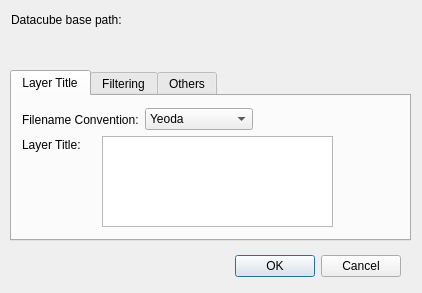
<?xml version="1.0" encoding="UTF-8"?>
<ui version="4.0">
 <class>YeodaDCLoaderDialogBase</class>
 <widget class="QDialog" name="YeodaDCLoaderDialogBase">
  <property name="geometry">
   <rect>
    <x>0</x>
    <y>0</y>
    <width>422</width>
    <height>293</height>
   </rect>
  </property>
  <property name="windowTitle">
   <string>Yeoda Datacube Loader</string>
  </property>
  <widget class="QDialogButtonBox" name="button_box">
   <property name="geometry">
    <rect>
     <x>0</x>
     <y>250</y>
     <width>401</width>
     <height>32</height>
    </rect>
   </property>
   <property name="orientation">
    <enum>Qt::Horizontal</enum>
   </property>
   <property name="standardButtons">
    <set>QDialogButtonBox::Cancel|QDialogButtonBox::Ok</set>
   </property>
  </widget>
  <widget class="QLabel" name="label">
   <property name="geometry">
    <rect>
     <x>11</x>
     <y>11</y>
     <width>139</width>
     <height>17</height>
    </rect>
   </property>
   <property name="text">
    <string>Datacube base path:</string>
   </property>
  </widget>
  <widget class="QgsFileWidget" name="basepathFW">
   <property name="geometry">
    <rect>
     <x>10</x>
     <y>30</y>
     <width>391</width>
     <height>31</height>
    </rect>
   </property>
   <property name="dialogTitle">
    <string>Open Datacube base filepath</string>
   </property>
   <property name="storageMode">
    <enum>QgsFileWidget::GetDirectory</enum>
   </property>
  </widget>
  <widget class="QTabWidget" name="tabWidget">
   <property name="geometry">
    <rect>
     <x>10</x>
     <y>70</y>
     <width>401</width>
     <height>171</height>
    </rect>
   </property>
   <property name="currentIndex">
    <number>0</number>
   </property>
   <widget class="QWidget" name="tab">
    <attribute name="title">
     <string>Layer Title</string>
    </attribute>
    <widget class="QWidget" name="layoutWidget">
     <property name="geometry">
      <rect>
       <x>10</x>
       <y>10</y>
       <width>231</width>
       <height>27</height>
      </rect>
     </property>
     <layout class="QHBoxLayout" name="horizontalLayout_2">
      <item>
       <widget class="QLabel" name="label_2">
        <property name="text">
         <string>Filename Convention:</string>
        </property>
       </widget>
      </item>
      <item>
       <widget class="QComboBox" name="namingSchemeCB">
        <property name="toolTip">
         <string>not yet implemented, yeoda fn only</string>
        </property>
        <property name="currentText">
         <string notr="true">Yeoda</string>
        </property>
        <item>
         <property name="text">
          <string>Yeoda</string>
         </property>
        </item>
        <item>
         <property name="text">
          <string>ACube</string>
         </property>
        </item>
        <item>
         <property name="text">
          <string>BMon</string>
         </property>
        </item>
        <item>
         <property name="text">
          <string>EODR</string>
         </property>
        </item>
        <item>
         <property name="text">
          <string>SGRT</string>
         </property>
        </item>
       </widget>
      </item>
     </layout>
    </widget>
    <widget class="QListWidget" name="listWidget">
     <property name="geometry">
      <rect>
       <x>90</x>
       <y>40</y>
       <width>231</width>
       <height>91</height>
      </rect>
     </property>
     <property name="toolTip">
      <string>&lt;html&gt;&lt;head/&gt;&lt;body&gt;&lt;p&gt;Select keys to include in layer title. Title keys ordered by sequence of selection. Tip: Reorganize by drag and drop then click in desired order.&lt;/p&gt;&lt;/body&gt;&lt;/html&gt;</string>
     </property>
     <property name="editTriggers">
      <set>QAbstractItemView::AnyKeyPressed|QAbstractItemView::DoubleClicked|QAbstractItemView::EditKeyPressed</set>
     </property>
     <property name="dragEnabled">
      <bool>true</bool>
     </property>
     <property name="dragDropMode">
      <enum>QAbstractItemView::DragDrop</enum>
     </property>
     <property name="defaultDropAction">
      <enum>Qt::MoveAction</enum>
     </property>
     <property name="selectionMode">
      <enum>QAbstractItemView::MultiSelection</enum>
     </property>
     <property name="sortingEnabled">
      <bool>true</bool>
     </property>
    </widget>
    <widget class="QLabel" name="label_11">
     <property name="geometry">
      <rect>
       <x>10</x>
       <y>40</y>
       <width>81</width>
       <height>17</height>
      </rect>
     </property>
     <property name="text">
      <string>Layer Title:</string>
     </property>
    </widget>
   </widget>
   <widget class="QWidget" name="tab_2">
    <attribute name="title">
     <string>Filtering</string>
    </attribute>
    <widget class="QWidget" name="">
     <property name="geometry">
      <rect>
       <x>50</x>
       <y>40</y>
       <width>271</width>
       <height>28</height>
      </rect>
     </property>
     <layout class="QHBoxLayout" name="horizontalLayout_3">
      <item>
       <widget class="QCheckBox" name="startCheckB">
        <property name="text">
         <string/>
        </property>
       </widget>
      </item>
      <item>
       <widget class="QLabel" name="label_6">
        <property name="text">
         <string>start date</string>
        </property>
       </widget>
      </item>
      <item>
       <widget class="QDateTimeEdit" name="startDateTimeEdit">
        <property name="dateTime">
         <datetime>
          <hour>0</hour>
          <minute>0</minute>
          <second>0</second>
          <year>2015</year>
          <month>1</month>
          <day>1</day>
         </datetime>
        </property>
        <property name="displayFormat">
         <string>yyyy/MM/dd HH:mm:ss</string>
        </property>
       </widget>
      </item>
     </layout>
    </widget>
    <widget class="QWidget" name="">
     <property name="geometry">
      <rect>
       <x>50</x>
       <y>70</y>
       <width>271</width>
       <height>28</height>
      </rect>
     </property>
     <layout class="QHBoxLayout" name="horizontalLayout_4">
      <item>
       <widget class="QCheckBox" name="endCheckB">
        <property name="text">
         <string/>
        </property>
       </widget>
      </item>
      <item>
       <widget class="QLabel" name="label_7">
        <property name="text">
         <string>end date</string>
        </property>
       </widget>
      </item>
      <item>
       <widget class="QDateTimeEdit" name="endDateTimeEdit">
        <property name="dateTime">
         <datetime>
          <hour>0</hour>
          <minute>0</minute>
          <second>0</second>
          <year>2021</year>
          <month>10</month>
          <day>11</day>
         </datetime>
        </property>
        <property name="displayFormat">
         <string>yyyy/MM/dd HH:mm:ss</string>
        </property>
       </widget>
      </item>
     </layout>
    </widget>
    <widget class="QWidget" name="">
     <property name="geometry">
      <rect>
       <x>11</x>
       <y>101</y>
       <width>375</width>
       <height>27</height>
      </rect>
     </property>
     <layout class="QHBoxLayout" name="horizontalLayout_5">
      <item>
       <widget class="QLabel" name="label_9">
        <property name="text">
         <string>band (pol):</string>
        </property>
       </widget>
      </item>
      <item>
       <widget class="QLineEdit" name="bandLE"/>
      </item>
      <item>
       <widget class="QLabel" name="label_8">
        <property name="text">
         <string>extra (orbit):</string>
        </property>
       </widget>
      </item>
      <item>
       <widget class="QLineEdit" name="extraLE"/>
      </item>
     </layout>
    </widget>
    <widget class="QWidget" name="">
     <property name="geometry">
      <rect>
       <x>11</x>
       <y>11</y>
       <width>371</width>
       <height>27</height>
      </rect>
     </property>
     <layout class="QHBoxLayout" name="horizontalLayout">
      <item>
       <widget class="QLabel" name="label_5">
        <property name="text">
         <string>tile:</string>
        </property>
       </widget>
      </item>
      <item>
       <widget class="QLineEdit" name="tileLE">
        <property name="text">
         <string/>
        </property>
       </widget>
      </item>
      <item>
       <widget class="QLabel" name="label_10">
        <property name="text">
         <string>var_name:</string>
        </property>
       </widget>
      </item>
      <item>
       <widget class="QLineEdit" name="varNameLE">
        <property name="text">
         <string/>
        </property>
       </widget>
      </item>
     </layout>
    </widget>
   </widget>
   <widget class="QWidget" name="tab_3">
    <attribute name="title">
     <string>Others</string>
    </attribute>
    <widget class="QWidget" name="">
     <property name="geometry">
      <rect>
       <x>7</x>
       <y>20</y>
       <width>381</width>
       <height>107</height>
      </rect>
     </property>
     <layout class="QVBoxLayout" name="verticalLayout">
      <item>
       <widget class="QLabel" name="label_3">
        <property name="text">
         <string>Common (QML) Style:</string>
        </property>
       </widget>
      </item>
      <item>
       <widget class="QgsFileWidget" name="qmlFW">
        <property name="toolTip">
         <string/>
        </property>
        <property name="filter">
         <string>*.qml</string>
        </property>
       </widget>
      </item>
      <item>
       <widget class="QLabel" name="label_4">
        <property name="text">
         <string>Temporal Properties:</string>
        </property>
       </widget>
      </item>
      <item>
       <layout class="QHBoxLayout" name="horizontalLayout_6">
        <item>
         <widget class="QCheckBox" name="overrideTimeCheckB">
          <property name="text">
           <string>Override endtime as starttime +</string>
          </property>
         </widget>
        </item>
        <item>
         <widget class="QSpinBox" name="timeOverrideSB">
          <property name="toolTip">
           <string>not yet implemented</string>
          </property>
          <property name="minimum">
           <number>1</number>
          </property>
          <property name="maximum">
           <number>60</number>
          </property>
         </widget>
        </item>
        <item>
         <widget class="QComboBox" name="timeOverrideCB">
          <property name="toolTip">
           <string>not yet implemented</string>
          </property>
          <item>
           <property name="text">
            <string>days</string>
           </property>
          </item>
          <item>
           <property name="text">
            <string>hours</string>
           </property>
          </item>
          <item>
           <property name="text">
            <string>years</string>
           </property>
          </item>
          <item>
           <property name="text">
            <string>months</string>
           </property>
          </item>
         </widget>
        </item>
       </layout>
      </item>
     </layout>
    </widget>
   </widget>
  </widget>
 </widget>
 <customwidgets>
  <customwidget>
   <class>QgsFileWidget</class>
   <extends>QWidget</extends>
   <header>qgsfilewidget.h</header>
  </customwidget>
 </customwidgets>
 <resources/>
 <connections>
  <connection>
   <sender>button_box</sender>
   <signal>accepted()</signal>
   <receiver>YeodaDCLoaderDialogBase</receiver>
   <slot>accept()</slot>
   <hints>
    <hint type="sourcelabel">
     <x>20</x>
     <y>20</y>
    </hint>
    <hint type="destinationlabel">
     <x>20</x>
     <y>20</y>
    </hint>
   </hints>
  </connection>
  <connection>
   <sender>button_box</sender>
   <signal>rejected()</signal>
   <receiver>YeodaDCLoaderDialogBase</receiver>
   <slot>reject()</slot>
   <hints>
    <hint type="sourcelabel">
     <x>20</x>
     <y>20</y>
    </hint>
    <hint type="destinationlabel">
     <x>20</x>
     <y>20</y>
    </hint>
   </hints>
  </connection>
 </connections>
</ui>
